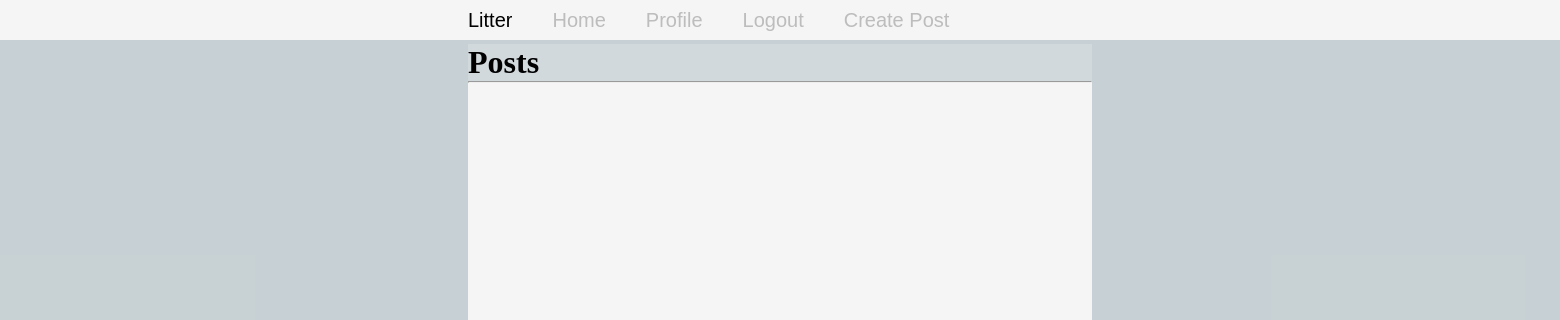
Before: /user/dan (signed in) with the older database file.
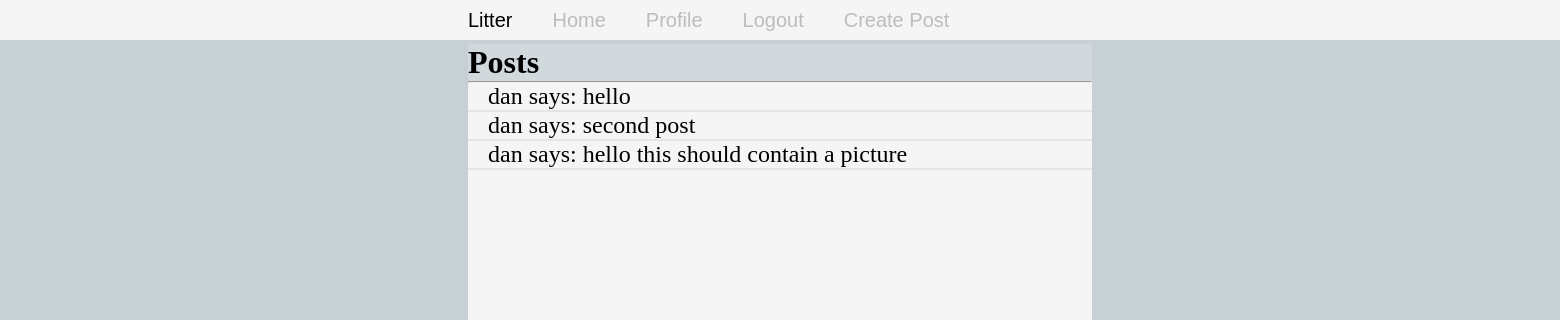
After: the same page with the newer database file.
### app/models.py (models this page shows, shortened)
class Post(db.Model):
    id = db.Column(db.Integer, primary_key=True)
    body = db.Column(db.String(140))
    timestamp = db.Column(db.DateTime, index=True, default=datetime.utcnow)
    user_id = db.Column(db.Integer, db.ForeignKey('user.id'))
    picture = db.Column(db.String(140))

class User(UserMixin, db.Model):
    id = db.Column(db.Integer, primary_key=True)
    username = db.Column(db.String(64), index=True, unique=True)
    password_hash = db.Column(db.String(128))
    about_me = db.Column(db.String(140))
    last_seen = db.Column(db.DateTime, default=datetime.utcnow)
    posts = db.relationship('Post', backref='author', lazy='dynamic')

### app/routes.py (the view)
@app.route('/user/<username>')
@login_required
def user(username):
    user = User.query.filter_by(username=username).first_or_404()
    posts = Post.query.filter_by(author=user)
    return render_template('user.html', user=user, posts=posts)

### app/models.py (called while the page is built)
@login.user_loader
def load_user(id):
    return User.query.get(int(id))

### app/templates/user.html
{% extends "base.html" %}
{% block head %}
    <link rel="stylesheet" type="text/css" href="{{url_for('static',filename='styles/styles.css')}}">
    <link rel="stylesheet" type="text/css" href="{{url_for('static',filename='styles/profile.css')}}">
{% endblock %}
{% block content %}
<div class='posts'>
    <h1>Posts</h1>
    <hr>
    {% for post in posts %}
    <div class='post'>
        {{ post.author.username }} says: {{ post.body }}
    </div>
    {% endfor %}
</div>
{% endblock %}

Changed rows visible on the page:
added Post: author.username "dan", body "hello"
added Post: author.username "dan", body "second post"
added Post: author.username "dan", body "hello this should contain a picture"
